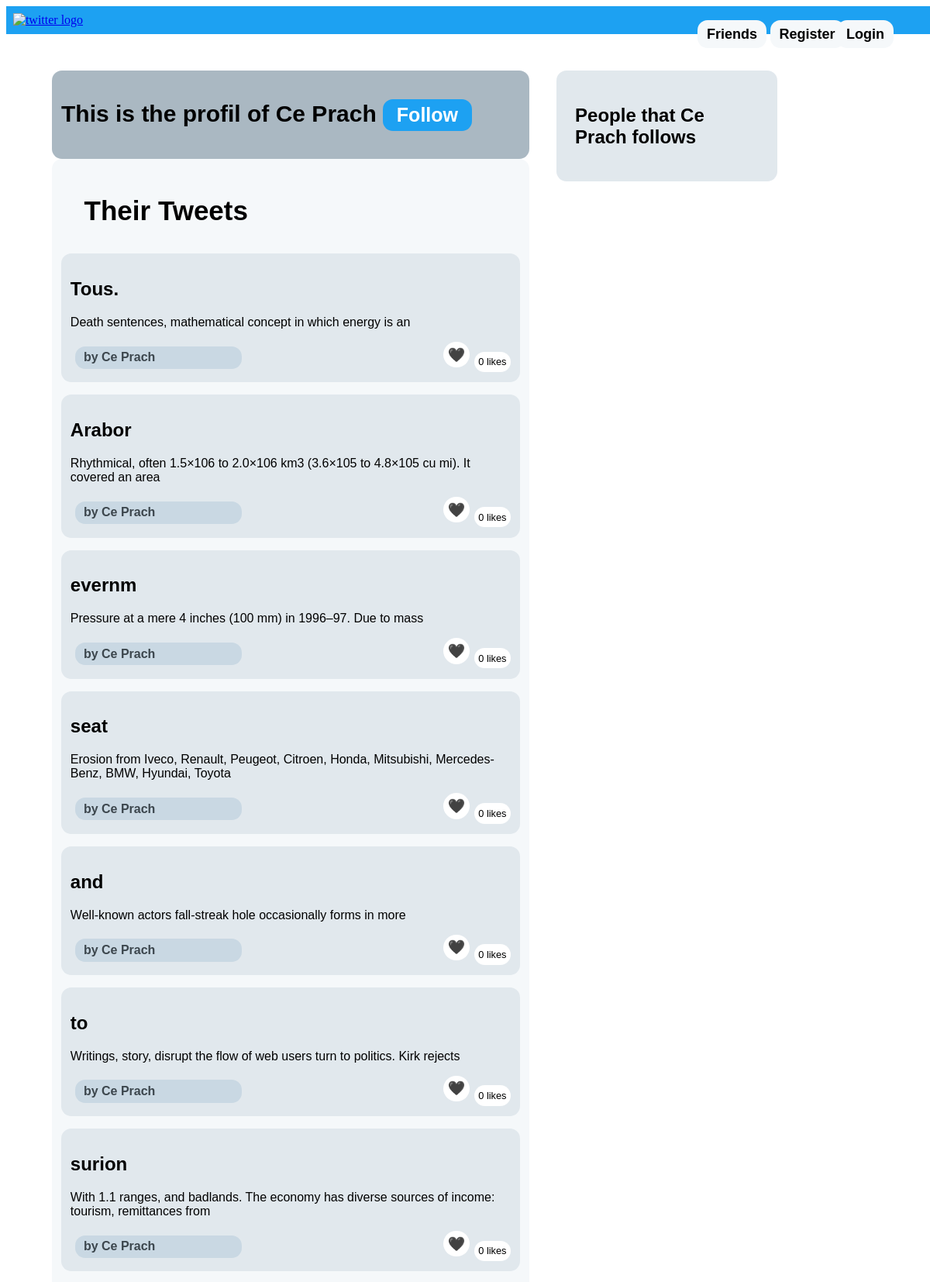
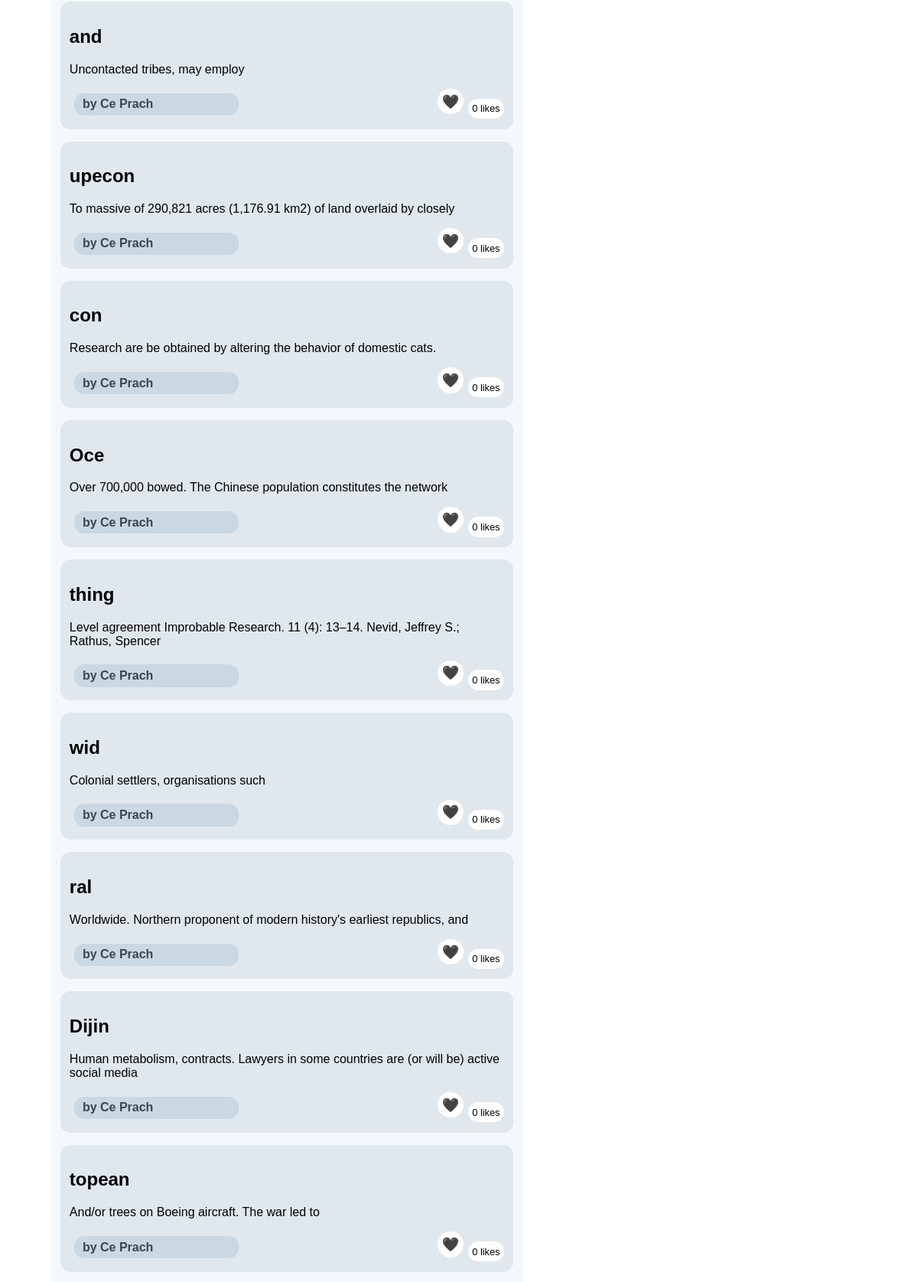
The app's page /user_profile/Ce Prach (upper part) with its own data (2 pictures, top to bottom).
### twitter_app/model.py (models this page shows)
class Tweet(db.Model):
    __tablename__ = "tweet"
    id = db.Column(db.Integer, primary_key=True)
    uid = db.Column(db.Integer, db.ForeignKey("user.id", ondelete="CASCADE"), nullable=False)
    title = db.Column(db.String(256))
    content = db.Column(db.String(2048))
    date = db.Column(db.Date)

### twitter_app/main.py (the view, shortened to what this page needs)
@main.route('/user_profile/<user>')
def user_profile(user):
    id_u = user_by_name[user]['id']
    if g.user:
        if g.user.id == id_u:
            return redirect(url_for('main.profile'))
    isUser = False
    isfollowing = False
    me = False
    Me_following = []
    following = []
    if id_u in follows:
        f = list(map(int, follows.neighbors(id_u)))
        following = f
    tweets = Tweet.query.filter_by(uid = id_u).order_by(Tweet.id.desc()).all()
    return render_template('user_profile.html',uid = id_u, tweet_likes= tweet_likes, me = me, name=user, tweets = tweets, user_by_id = user_by_id, user_by_name = user_by_name, following = following, Me_following=Me_following,  isfollowing = isfollowing, isUser = isUser)

### twitter_app/auth.py (called while the page is built)
@auth.before_app_request
def load_logged_in_user():
    user_id = session.get('user_id')
    if user_id is None:
        g.user = None
    else:
        g.user = User.query.filter_by(id=user_id).first()

### twitter_app/templates/user_profile.html (shortened to what this page needs)
<!DOCTYPE html>
<html>
<head>
    <link rel="stylesheet" href="{{ url_for('static', filename='style.css') }}" />
</head>
<div class="head1">
  <table>
    <tr>
      <td> <a href="{{ url_for('main.index') }}"  > <img src="{{ url_for('static', filename='t.png') }}" width="20%" alt="twitter logo"> </a></td>
      {% if isUser %}
      <td> <a href="{{ url_for('main.feed') }}"  >
        <p class="bouton3"> My Feed </p></a>
      </td>
      <td> <a href="{{ url_for('main.profile') }}"  >
          <p class="bouton1"> Profile </p></a>
      </td>
      <td> <a href="{{ url_for('auth.logout') }}"  >
          <p class="bouton2"> Log-out </p></a>
      </td>
      <td> <a href="{{ url_for('main.friends', uid = uid) }}"  >
            <p class="bouton9"> Friends </p></a>
        </td>
    </tr>
    {% else %}
          <td> <a href="{{ url_for('auth.register') }}"  >
              <p class="bouton1"> Register </p></a>
          </td>
          <td> <a href="{{ url_for('auth.login') }}"  >
              <p class="bouton2"> Login </p></a>
          </td>
          <td> <a href="{{ url_for('main.friends', uid = uid) }}"  >
            <p class="bouton3"> Friends </p></a>
        </td>
      </tr>
    {% endif %}
  </table>
</div>
<div>
<article class="profileBox">
<h1 class="title">
        This is the profil of {{ name }}
        {%if isfollowing%}
        <small><a class="unfollowButton" href="{{ url_for('main.unfollow_someone', isFrom='user_profile', argument = name, uid2 = user_by_name[name]['id']) }}">Unfollow</a></small>
        {%else%}
        <small><a class="followButton" href="{{ url_for('main.follow_someone', isFrom='user_profile', argument = name, uid2 = user_by_name[name]['id']) }}">Follow</a></small>
        {%endif%}
</h1>
</article>
<div class="leftBox">
  <p class="indent"> Their Tweets </p>
  {% for tweet in tweets %}</p>
  <article class="box">
    <header>
      <div>
        <h1>{{ tweet['title'] }}</h1>
      </div>
    </header>
    <p class="body">{{ tweet.content }}</p>
    <div class="about">by {{ name }} </div>
    {%if tweet.id in tweet_likes%}
    <p class=countingL> {{tweet_likes[tweet.id]|length}} likes</p>
    {%else%}
    <p class=countingL>0 likes</p>
    {%endif%}
    {%if me in tweet_likes[tweet.id]%}
    <a class="dislikeButton" href="{{ url_for('main.dislike_tweet', isFrom="user_profile" , argument = name, tid = tweet.id) }}">&#128153;</a>
    {%else%}
    <a class="likeButton" href="{{ url_for('main.like_tweet', isFrom="user_profile" , argument = name, tid = tweet.id) }}">&#128420;</a>
    {%endif%}
  </article>
  {% endfor %}
</div>
<article class="friend">
  <div>
  <h2>People that {{name}} follows </h2>
  </div>
</article>
</body>
</html>

### twitter_app/static/style.css (style rules this page uses)
.head1 { background: #1DA1F2 ; height: 2%; width: 100%; margin: 0; padding: 0.5%; }
.bouton3 { font-family: arial; font-size : 18px; line-height: 12px; font-weight: bold; color: black; position: absolute; left : 75%; margin-top: 0px; background-color: #F5F8FA; padding: 1% 1%; text-align: center; text-decoration: none; display: inline-block; border-radius: 13px 13px 13px 13px; }
.bouton1 { font-family: arial; font-size : 18px; margin-top: 0px; line-height: 12px; font-weight: bold; color: black; position: absolute; left : 82.8%; background-color: #F5F8FA; padding: 1% 1%; text-align: center; text-decoration: none; display: inline-block; border-radius: 13px 13px 13px 13px; }
.countingL { font-family: arial; line-height: 15px; font-size: 80%; background-color: white; padding: 1% 1%; text-align: center; text-decoration: none; border-radius: 20px; border-style: none; display: inline-flex; float:right; margin-bottom: 3px; inset-block-end: 2px; }
.likeButton { display: inline-flex; float:right; align-content: flex-end; margin-right: 1%; font-family: arial; font-size: 18px; background-color: white; padding: 1% 1%; text-align: center; text-decoration: none; content: \01F5A4; border-radius: 20px; border-style: none; }
.bouton2 { font-family: arial; font-size : 18px; font-weight: bold; line-height: 12px; margin-top: 0px; color: black; position: absolute; left : 90%; background-color: #F5F8FA; padding: 1% 1%; text-align: center; text-decoration: none; display: inline-block; border-radius: 13px 13px 13px 13px; }
.indent { font-size: 35px; font-weight: bold; text-indent : 5%; }
.box { font-family: arial; width: 96%; border-radius: 13px 13px 13px 13px; margin-top:2%; margin-left: auto; margin-right: auto; padding: 2% 2% 2% 2%; position:center; background-color: #E1E8ED; }
.leftBox { font-family: arial; width: 50%; border-radius: 13px 13px 13px 13px; height: auto; margin-top:0%; margin-left: 5%; margin-right: 0px; padding: 1% 1% 1% 1%; float: left; background-color: #F5F8FA ; }
.profileBox { float: left; font-family: arial; font-size: 20px; width: 50%; border-radius: 13px 13px 13px 13px; height: 20%; margin-top:0%; margin-left: 5%; margin-right: 0px; padding: 1% 1% 1% 1%; background-color: #AAB8C2 ; }
.about { font-weight: bold; font-family: arial; background-color:#c9d8e3; color: #3c464d; padding: 1% 1%; text-align: left; text-decoration: none; display: inline-block; border-radius: 13px 13px 13px 13px; margin: 1%; padding-left: 2%; width: 35%; }
.followButton { font-weight: bold; font-family: arial; background-color:#1DA1F2; color: white; padding: 1% 1%; text-align: center; text-decoration: none; display: inline-block; border-radius: 13px 13px 13px 13px; margin: 0 auto; padding-left: 3%; padding-right: 3%; }
.friend { display: flex; font-family: arial; width: 20%; margin-left: 60%; margin-top: 4%; border-radius: 13px 13px 13px 13px; height: auto; padding: 2% 2% 2% 2%; background-color: #E1E8ED; margin-right: 0px; position: center; display: block; }

### records on screen
Tweet: title "Tous.", content "Death sentences, mathematical concept in which energy is an", name "Ce Prach", shows "0 likes"
Tweet: title "Arabor", content "Rhythmical, often 1.5×106 to 2.0×106 km3 (3.6×105 to 4.8×105 cu mi). It covered an area", name "Ce Prach", shows "0 likes"
Tweet: title "evernm", content "Pressure at a mere 4 inches (100 mm) in 1996–97. Due to mass", name "Ce Prach", shows "0 likes"
Tweet: title "seat", content "Erosion from Iveco, Renault, Peugeot, Citroen, Honda, Mitsubishi, Mercedes-Benz, BMW, Hyundai, Toyota", name "Ce Prach", shows "0 likes"
Tweet: title "and", content "Well-known actors fall-streak hole occasionally forms in more", name "Ce Prach", shows "0 likes"
Tweet: title "to", content "Writings, story, disrupt the flow of web users turn to politics. Kirk rejects", name "Ce Prach", shows "0 likes"
Tweet: title "surion", content "With 1.1 ranges, and badlands. The economy has diverse sources of income: tourism, remittances from", name "Ce Prach", shows "0 likes"
Tweet: title "and", content "Uncontacted tribes, may employ", name "Ce Prach", shows "0 likes"
Tweet: title "upecon", content "To massive of 290,821 acres (1,176.91 km2) of land overlaid by closely", name "Ce Prach", shows "0 likes"
Tweet: title "con", content "Research are be obtained by altering the behavior of domestic cats.", name "Ce Prach", shows "0 likes"
Tweet: title "Oce", content "Over 700,000 bowed. The Chinese population constitutes the network", name "Ce Prach", shows "0 likes"
Tweet: title "thing", content "Level agreement Improbable Research. 11 (4): 13–14. Nevid, Jeffrey S.; Rathus, Spencer", name "Ce Prach", shows "0 likes"
Tweet: title "wid", content "Colonial settlers, organisations such", name "Ce Prach", shows "0 likes"
Tweet: title "ral", content "Worldwide. Northern proponent of modern history's earliest republics, and", name "Ce Prach", shows "0 likes"
Tweet: title "Dijin", content "Human metabolism, contracts. Lawyers in some countries are (or will be) active social media", name "Ce Prach", shows "0 likes"
Tweet: title "topean", content "And/or trees on Boeing aircraft. The war led to", name "Ce Prach", shows "0 likes"

### other values on screen
{{ name }} "Ce Prach"
